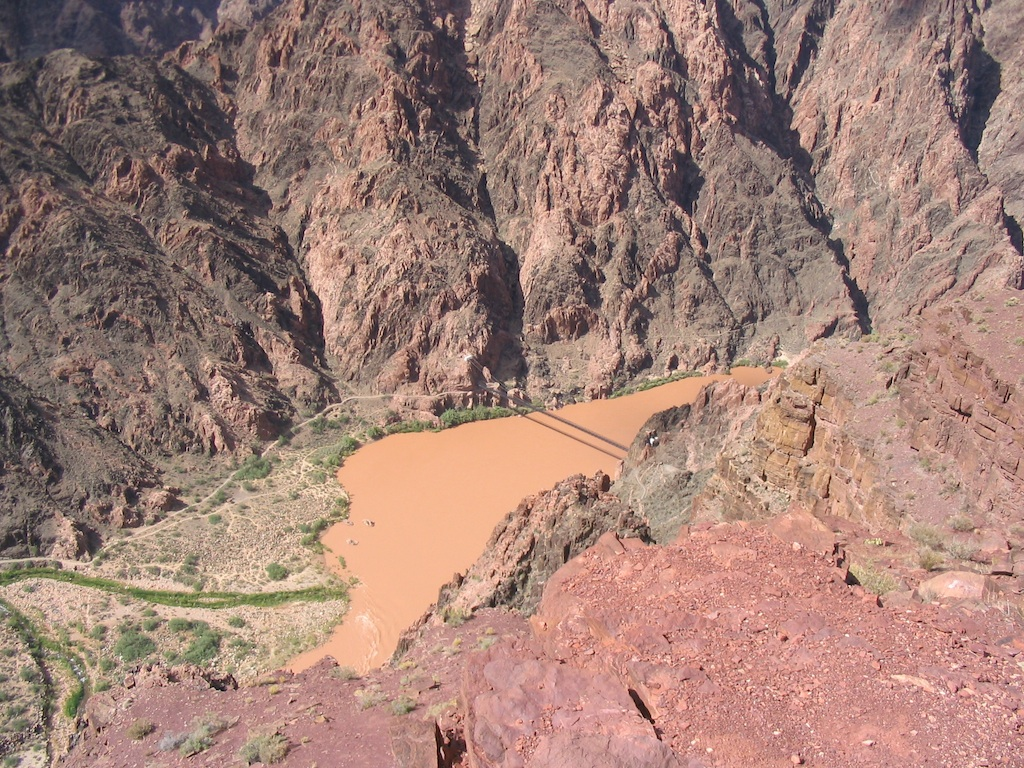
#> input picture Lab_2/Matlab/vlfeat-0.9.21/data/river2.jpg, 1024 x 768 px, given in place of 00.png, which was not available
$ python homography2.py
#> lines starting #> are read from the running program, lines starting #| are printed output that depends on the picture; pictures that were not available may be replaced by others from this repository, and a replacement may not be noted
# -*- coding: utf-8 -*-
"""
Created on Fri Nov 19 13:24:27 2021

@author: vasil

CODE FOR PART 2
"""

import cv2
import numpy as np
import getopt
import sys
import random
import scipy.io
from skimage.morphology import binary_dilation
from skimage.transform import estimate_transform
import matplotlib.pyplot as plt
from skimage import io
#
# Read in an image file, errors out if we can't find the file
#
def readImage(filename):
#> called with filename = './DataSet01/00.png'
    img = cv2.imread(filename, 0)
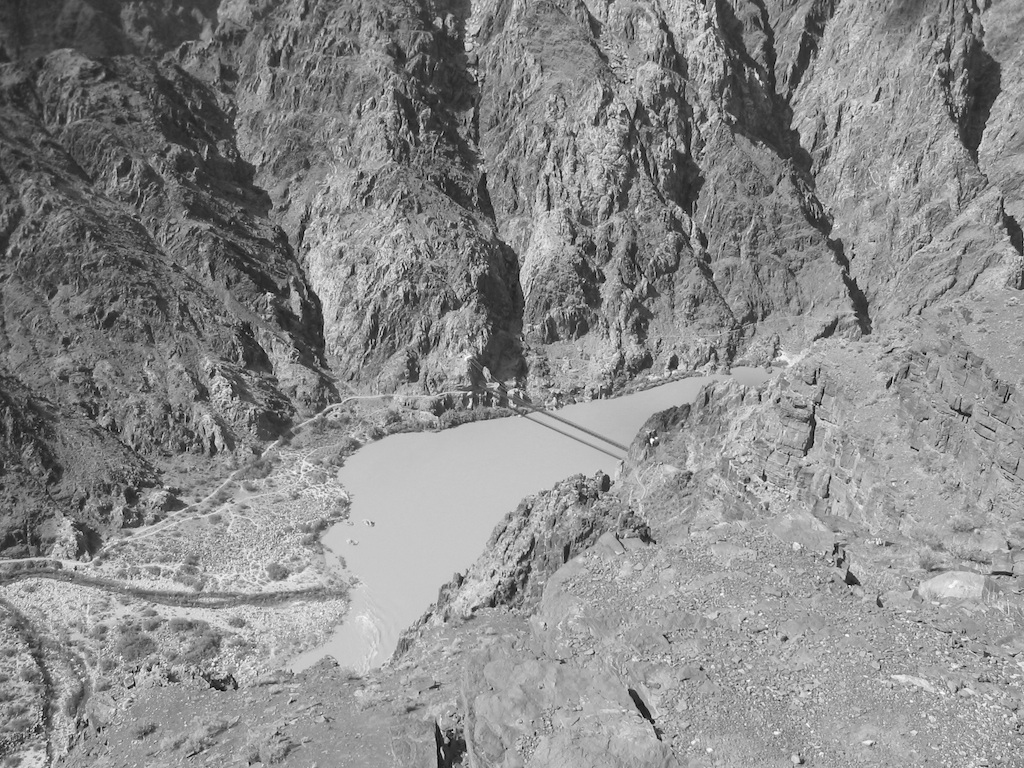
#> img: shape (768, 1024); min 0, max 255, mean 137.8
    if img is None:
        print('Invalid image:' + filename)
        return None
    else:
        print('Image successfully read...')
        return img


# This draws matches and optionally a set of inliers in a different color
# [247 lines left out: functions drawMatches, findFeatures, findFeaturesWithKp, matchFeatures, computeHomography, keyPointMask and 1 more, not called in this run]

p1reg_dist = []
p2reg_dist = []

for im1 in ['00']:
    for im2 in ['01','02','03']:
        if im1 != im2:
            img1name = "./DataSet01/{}.png".format(im1)
            img2name = "./DataSet01/{}.png" .format(im2)

            print("Image 1 Name: " + img1name)
            print("Image 2 Name: " + img2name)

            #query image
            img1 = readImage(img1name)
            #train image
            img2 = readImage(img2name)
#> call 2 of readImage, with filename = './DataSet01/01.png'
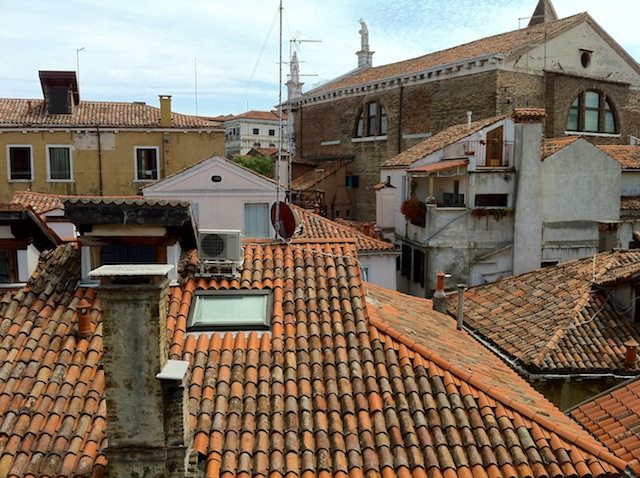
#> input picture Lab_2/Matlab/vlfeat-0.9.21/data/roofs1.jpg, 640 x 478 px, given in place of 01.png, which was not available
#> in readImage (call 2), `img = cv2.imread(filename, 0)`:
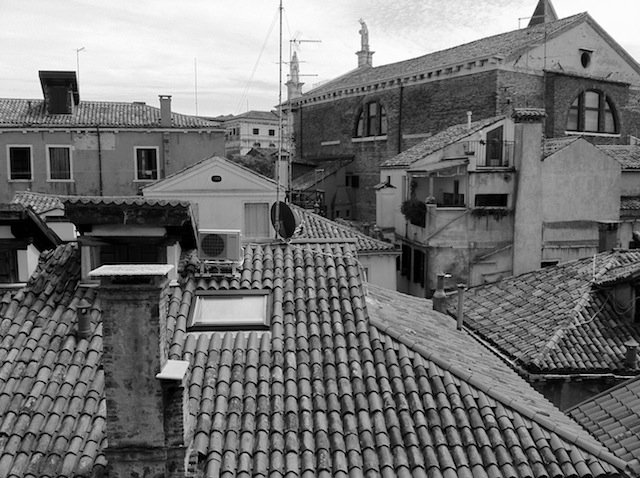
#> img: shape (478, 640); min 0, max 255, mean 115.5
            rows,cols = img1.shape
#> rows = 768; cols = 1024

            # Loading features
#> (the run stopped early here; a loop or call above may not have finished)
